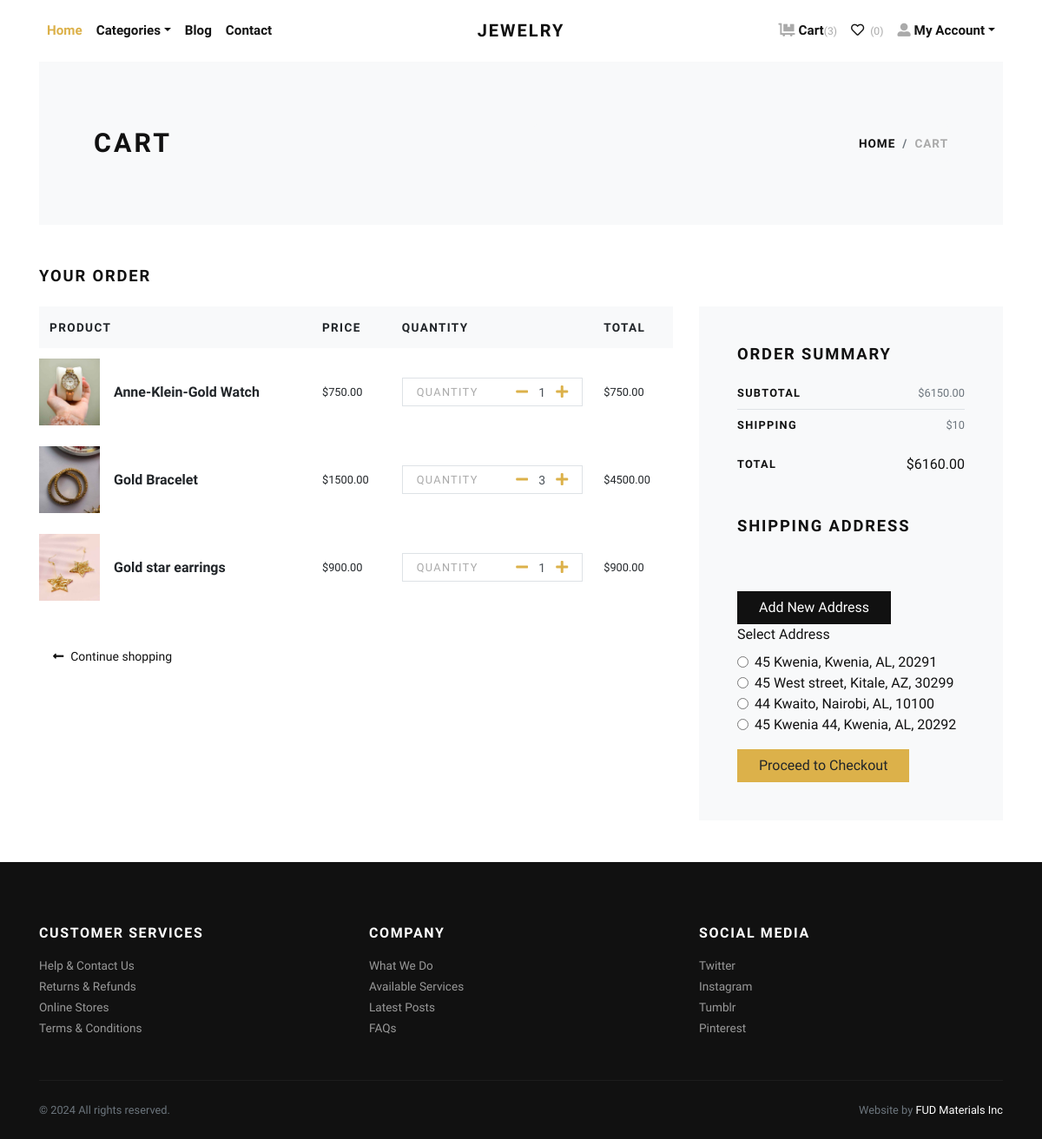
The app's page /cart/ (signed in) with its own data.
### store/models.py (models this page shows, shortened)
class Cart(models.Model):
    user = models.ForeignKey(User, verbose_name="User", on_delete=models.CASCADE)
    product = models.ForeignKey(Product, verbose_name="Product", on_delete=models.CASCADE)
    quantity = models.PositiveIntegerField(default=1, verbose_name="Quantity")
    created_at = models.DateTimeField(auto_now_add=True, verbose_name="Created Date")
    updated_at = models.DateTimeField(auto_now=True, verbose_name="Updated Date")

class Product(models.Model):
    title = models.CharField(max_length=150, verbose_name="Product Title")
    slug = models.SlugField(max_length=160, verbose_name="Product Slug")
    sku = models.CharField(max_length=255, unique=True, verbose_name="Unique Product ID (SKU)")
    short_description = models.TextField(verbose_name="Short Description")
    detail_description = models.TextField(blank=True, null=True, verbose_name="Detail Description")
    product_image = models.ImageField(upload_to='product', blank=True, null=True, verbose_name="Product Image")
    price = models.DecimalField(max_digits=8, decimal_places=2)
    category = models.ForeignKey(Category, verbose_name="Product Category", on_delete=models.CASCADE)
    is_active = models.BooleanField(verbose_name="Is Active?")
    is_featured = models.BooleanField(verbose_name="Is Featured?")
    created_at = models.DateTimeField(auto_now_add=True, verbose_name="Created Date")
    updated_at = models.DateTimeField(auto_now=True, verbose_name="Updated Date")
    class Meta:
        verbose_name_plural = 'Products'
        ordering = ('-created_at', )

class Address(models.Model):
    user = models.ForeignKey(User, verbose_name="User", on_delete=models.CASCADE)
    city = models.CharField(max_length=150, verbose_name="City")
    state = USStateField(verbose_name="State")
    first_name = models.CharField(max_length=150, verbose_name="First Name")
    last_name = models.CharField(max_length=150, verbose_name="Last Name")
    email = models.EmailField(verbose_name="Email")
    phone = models.CharField(max_length=20, verbose_name="Phone")
    company = models.CharField(max_length=150, verbose_name="Company", blank=True, null=True)
    country = CountryField(verbose_name="Country", default='US')
    address_line1 = models.CharField(max_length=255, verbose_name="Address Line 1")
    address_line2 = models.CharField(max_length=255, verbose_name="Address Line 2", blank=True, null=True)
    zip_code = USZipCodeField(verbose_name="ZIP Code")

### store/views.py (the view, shortened to what this page needs)
# urls.py: path('cart/', views.cart, name="cart"),
@login_required
def cart(request):
    user = request.user
    cart_products = Cart.objects.filter(user=user)
    combined_data = []
    amount = decimal.Decimal(0)
    shipping_amount = decimal.Decimal(10)
    for cart_product in cart_products:
        temp_amount = (cart_product.quantity * cart_product.product.price)
        amount += temp_amount
        combined_data.append((cart_product, temp_amount))
    addresses = Address.objects.filter(user=user)
    selected_address_id = request.POST.get('address')
    if selected_address_id:
        try:
            selected_address = Address.objects.get(id=selected_address_id, user=user)
        except Address.DoesNotExist:
            selected_address = None
    else:
        selected_address = None
    form = AddressForm()  # Create a form instance to pass to the template
    context = {
        'combined_data': combined_data,
        'amount': amount,
        'shipping_amount': shipping_amount,
        'total_amount': amount + shipping_amount,
        'addresses': addresses,
        'selected_address': selected_address,
        'form': form  # Include the form in the context
    }
    return render(request, 'store/cart.html', context)

### store/context_preprocessors.py (called while the page is built)
def store_menu(request):
    categories = Category.objects.filter(is_active=True)
    context = {
        'categories_menu': categories,
    }
    return context

def cart_menu(request):
    if request.user.is_authenticated:
        cart_items= Cart.objects.filter(user=request.user)
        context = {
            'cart_items': cart_items,
        }
    else:
        context = {}
    return context

### templates/store/cart.html (shortened to what this page needs)
{% extends 'base.html' %}
{% load static %}
{% block content %}
<div class="container">
    <section class="py-5 bg-light">
        <div class="container">
            <div class="row px-4 px-lg-5 py-lg-4 align-items-center">
                <div class="col-lg-6">
                    <h1 class="h2 text-uppercase mb-0">Cart</h1>
                </div>
                <div class="col-lg-6 text-lg-right">
                    <nav aria-label="breadcrumb">
                        <ol class="breadcrumb justify-content-lg-end mb-0 px-0">
                            <li class="breadcrumb-item"><a href="{% url 'store:home' %}">Home</a></li>
                            <li class="breadcrumb-item active" aria-current="page">Cart</li>
                        </ol>
                    </nav>
                </div>
            </div>
        </div>
    </section>
    <section class="py-5">
        <h2 class="h5 text-uppercase mb-4">Your Order</h2>
        <div class="row">
            <div class="col-lg-8 mb-4 mb-lg-0">
                <div class="table-responsive mb-4">
                    <table class="table">
                        <thead class="bg-light">
                            <tr>
                                <th class="border-0" scope="col"><strong class="text-small text-uppercase">Product</strong></th>
                                <th class="border-0" scope="col"><strong class="text-small text-uppercase">Price</strong></th>
                                <th class="border-0" scope="col"><strong class="text-small text-uppercase">Quantity</strong></th>
                                <th class="border-0" scope="col"><strong class="text-small text-uppercase">Total</strong></th>
                            </tr>
                        </thead>
                        <tbody>
                            {% for cart_product, total_price in combined_data %}
                            <tr>
                                <th class="pl-0 border-0" scope="row">
                                    <div class="media align-items-center">
                                        {% if cart_product.product.product_image %}
                                        <a class="reset-anchor d-block animsition-link" href="{% url 'store:product-detail' cart_product.product.slug %}">
                                            <img src="{{ cart_product.product.product_image.url }}" alt="{{ cart_product.product.title }}" width="70" />
                                        </a>
                                        {% endif %}
                                        <div class="media-body ml-3">
                                            <strong class="h6">
                                                <a class="reset-anchor animsition-link" href="{% url 'store:product-detail' cart_product.product.slug %}">{{ cart_product.product.title }}</a>
                                            </strong>
                                        </div>
                                    </div>
                                </th>
                                <td class="align-middle border-0">
                                    <p class="mb-0 small">${{ cart_product.product.price }}</p>
                                </td>
                                <td class="align-middle border-0">
                                    <div class="border d-flex align-items-center justify-content-between px-3"><span class="small text-uppercase text-gray headings-font-family">Quantity</span>
                                      <div class="quantity">
                                        <a href="{% url 'store:minus-cart' cart_product.id %}" class="dec-btn p-0 ml-2"><i class="fas fa-minus"></i></a>
                                        <input class="form-control form-control-sm border-0 shadow-0 p-0" type="text" value="{{cart_product.quantity}}"/>
                                        <a href="{% url 'store:plus-cart' cart_product.id %}" class="inc-btn p-0"><i class="fas fa-plus"></i></a>
                                      </div>
                                    </div>
                                  </td>
                                <td class="align-middle border-0">
                                    <p class="mb-0 small">${{ total_price }}</p>
                                </td>
                            </tr>
                            {% endfor %}
                        </tbody>
                    </table>
                </div>
                <div class="col-md-6 mb-3 mb-md-0 text-md-left"><a class="btn btn-link p-0 text-dark btn-sm" href="{% url 'store:home' %}"><i class="fas fa-long-arrow-alt-left mr-2"> </i>Continue shopping</a></div>
            </div>
            <div class="col-lg-4">
                <div class="card border-0 rounded-0 p-lg-4 bg-light">
                    <div class="card-body">
                        <h5 class="text-uppercase mb-4">Order Summary</h5>
                        <ul class="list-unstyled mb-0">
                            <li class="d-flex align-items-center justify-content-between"><strong class="text-uppercase small font-weight-bold">Subtotal</strong><span class="text-muted small">${{ amount }}</span></li>
                            <li class="border-bottom my-2"></li>
                            <li class="d-flex align-items-center justify-content-between mb-4"><strong class="text-uppercase small font-weight-bold">Shipping</strong><span class="text-muted small">${{ shipping_amount }}</span></li>
                            <li class="d-flex align-items-center justify-content-between"><strong class="text-uppercase small font-weight-bold">Total</strong><span>${{ total_amount }}</span></li>
                        </ul>
                        <h5 class="text-uppercase my-5">Shipping Address</h5>
                        <button type="button" class="btn btn-dark mt-3" data-toggle="modal" data-target="#addAddressModal">Add New Address</button>
                        <form action="{% url 'store:checkout' %}" method="get">
                            <div class="form-group">
                                <label for="address">Select Address</label>
                                <div id="address" class="address-options">
                                    {% for address in addresses %}
                                    <div class="form-check">
                                        <input class="form-check-input" type="radio" id="address_{{ address.id }}" name="address_id" value="{{ address.id }}"
                                            {% if selected_address and selected_address.id == address.id %}checked{% endif %} required>
                                        <label class="form-check-label" for="address_{{ address.id }}">
                                            {{ address.address_line1 }}, {{ address.city }}, {{ address.state }}, {{ address.zip_code }}
                                        </label>
                                    </div>
                                    {% endfor %}
                                </div>
                            </div>
                            <button type="submit" class="btn btn-primary">Proceed to Checkout</button>
                        </form>
                    </div>
                </div>
            </div>
        </div>
    </section>
</div>
{% endblock content %}

### jewelryshop/static/css/style.default.css (style rules this page uses)
.text-small { font-size: 0.85rem !important; }
.text-gray { color: #aaa !important; }
strong { font-weight: 700; }
.quantity { display: -ms-flexbox; display: flex; -ms-flex-align: center; align-items: center; font-family: inherit; }
.quantity input { width: 2rem; text-align: center; }
.text-uppercase { text-transform: uppercase; letter-spacing: 0.1em; }
.border { border: 1px solid #dee2e6 !important; }
.shadow-0 { box-shadow: none !important; }
.reset-anchor { color: inherit; transition: all 0.3s; }
.headings-font-family { font-family: inherit !important; }
.btn { font-weight: 400; border: 1px solid transparent; font-family: inherit; padding: 0.375rem 1.5rem; font-size: 1rem; line-height: 1.5; border-radius: 0; transition: color 0.15s ease-in-out, background-color 0.15s ease-in-out, border-color 0.15s ease-in-out, box-shadow 0.15s ease-in-out; }
.btn-link { font-weight: 400; color: #dcb14a; }
.btn-primary { color: #212529; background-color: #dcb14a; border-color: #dcb14a; }
.btn-dark { color: #fff; background-color: #111111; border-color: #111111; }
.btn-sm { padding: 0.375rem 0.75rem; font-size: 0.875rem; line-height: 1.5; border-radius: 0; }
body { font-family: "Libre Franklin", sans-serif; font-size: 1rem; font-weight: 400; line-height: 1.5; color: #111111; background-color: #fff; }
a { color: #dcb14a; text-decoration: none; }
h1, h2, h3, h4, h5, h6, .h1, .h2, .h3, .h4, .h5, .h6 { margin-bottom: 0.5rem; font-family: inherit; font-weight: 900; line-height: 1.2; color: inherit; }
h1, .h1 { font-size: 2.2rem; }
h2, .h2 { font-size: 1.9rem; }
h5, .h5 { font-size: 1.15rem; }
h6, .h6 { font-size: 1rem; }
small, .small { font-size: 80%; font-weight: 400; }
.bg-light { background-color: #f8f9fa !important; }
.text-dark { color: #111111 !important; }
.form-control { padding: 0.375rem 0.75rem; font-size: 1rem; line-height: 1.5; color: #495057; background-color: #fff; border: 1px solid #ced4da; border-radius: 0; transition: border-color 0.15s ease-in-out, box-shadow 0.15s ease-in-out; }
.form-control::placeholder { color: #adb5bd; font-size: 0.85rem; font-weight: 400; }
.form-control-sm { padding: 0.25rem 0.5rem; font-size: 0.875rem; line-height: 1.5; border-radius: 0; }
.card { background-color: #fff; border: 1px solid rgba(17, 17, 17, 0.125); border-radius: 0; }
.card-body { padding: 1.25rem; }
.breadcrumb { background: #f8f9fa; }
.breadcrumb-item { font-size: 0.85rem; text-transform: uppercase; letter-spacing: 0.07em; font-weight: 900; color: #111111; }
.breadcrumb-item a { color: inherit; transition: all 0.3s; }
.breadcrumb-item.active { color: #aaa; }

### records on screen
Cart: product.product_image (picture), product "Anne-Klein-Gold Watch", product.price "750.00", quantity "1", total_price "750.00"
Cart: product.product_image (picture), product "Gold Bracelet", product.price "1500.00", quantity "3", total_price "4500.00"
Cart: product.product_image (picture), product "Gold star earrings", product.price "900.00", quantity "1", total_price "900.00"
Address: address_line1 "45 Kwenia", city "Kwenia", state "AL", zip_code "20291"
Address: address_line1 "45 West street", city "Kitale", state "AZ", zip_code "30299"
Address: address_line1 "44 Kwaito", city "Nairobi", state "AL", zip_code "10100"
Address: address_line1 "45 Kwenia 44", city "Kwenia", state "AL", zip_code "20292"

### other values on screen
{{ cart_items.count }} "3"
{{ amount }} "6150.00"
{{ shipping_amount }} "10"
{{ total_amount }} "6160.00"
